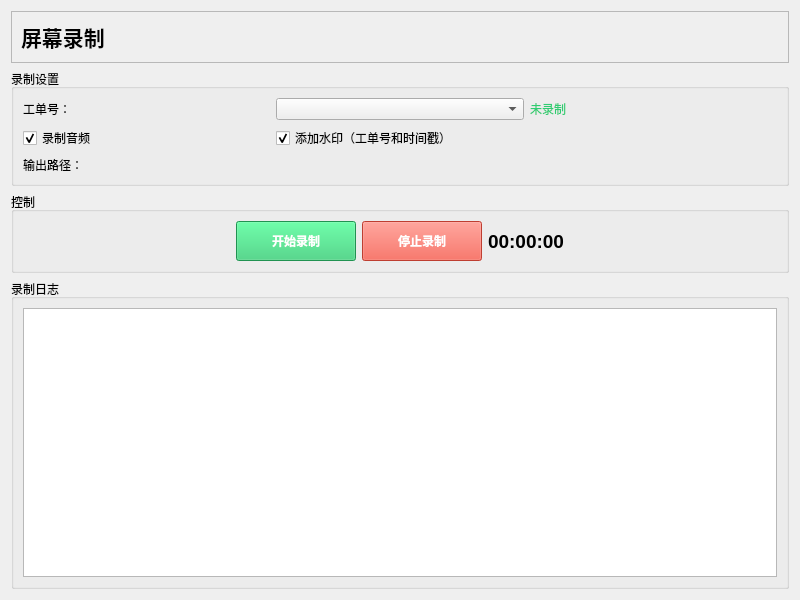
<?xml version="1.0" encoding="UTF-8"?>
<ui version="4.0">
 <class>ScreenRecordingWidget</class>
 <widget class="QWidget" name="ScreenRecordingWidget">
  <property name="geometry">
   <rect>
    <x>0</x>
    <y>0</y>
    <width>800</width>
    <height>600</height>
   </rect>
  </property>
  <property name="windowTitle">
   <string>屏幕录制</string>
  </property>
  <layout class="QVBoxLayout" name="verticalLayout">
   <item>
    <widget class="QFrame" name="headerFrame">
     <property name="frameShape">
      <enum>QFrame::StyledPanel</enum>
     </property>
     <property name="frameShadow">
      <enum>QFrame::Raised</enum>
     </property>
     <layout class="QHBoxLayout" name="horizontalLayout">
      <item>
       <widget class="QLabel" name="titleLabel">
        <property name="text">
         <string>屏幕录制</string>
        </property>
        <property name="font">
         <font>
          <pointsize>16</pointsize>
          <weight>75</weight>
          <bold>true</bold>
         </font>
        </property>
       </widget>
      </item>
      <item>
       <spacer name="horizontalSpacer">
        <property name="orientation">
         <enum>Qt::Horizontal</enum>
        </property>
        <property name="sizeHint" stdset="0">
         <size>
          <width>40</width>
          <height>20</height>
         </size>
        </property>
       </spacer>
      </item>
     </layout>
    </widget>
   </item>
   <item>
    <widget class="QGroupBox" name="recordingSettingsGroup">
     <property name="title">
      <string>录制设置</string>
     </property>
     <layout class="QGridLayout" name="gridLayout">
      <item row="0" column="0">
       <widget class="QLabel" name="workOrderLabel">
        <property name="text">
         <string>工单号：</string>
        </property>
       </widget>
      </item>
      <item row="0" column="1">
       <widget class="QComboBox" name="workOrderComboBox">
        <property name="minimumSize">
         <size>
          <width>200</width>
          <height>0</height>
         </size>
        </property>
       </widget>
      </item>
      <item row="0" column="2">
       <widget class="QLabel" name="recordingStatusLabel">
        <property name="text">
         <string>未录制</string>
        </property>
        <property name="styleSheet">
         <string notr="true">color: #2ecc71;</string>
        </property>
       </widget>
      </item>
      <item row="1" column="0">
       <widget class="QCheckBox" name="includeAudioCheckBox">
        <property name="text">
         <string>录制音频</string>
        </property>
        <property name="checked">
         <bool>true</bool>
        </property>
       </widget>
      </item>
      <item row="1" column="1">
       <widget class="QCheckBox" name="includeTimestampCheckBox">
        <property name="text">
         <string>添加水印（工单号和时间戳）</string>
        </property>
        <property name="checked">
         <bool>true</bool>
        </property>
       </widget>
      </item>
      <item row="2" column="0" colspan="3">
       <widget class="QLabel" name="outputPathLabel">
        <property name="text">
         <string>输出路径：</string>
        </property>
        <property name="textInteractionFlags">
         <set>Qt::LinksAccessibleByMouse|Qt::TextSelectableByMouse</set>
        </property>
       </widget>
      </item>
     </layout>
    </widget>
   </item>
   <item>
    <widget class="QGroupBox" name="controlGroup">
     <property name="title">
      <string>控制</string>
     </property>
     <layout class="QHBoxLayout" name="horizontalLayout_2">
      <item>
       <spacer name="horizontalSpacer_2">
        <property name="orientation">
         <enum>Qt::Horizontal</enum>
        </property>
        <property name="sizeHint" stdset="0">
         <size>
          <width>40</width>
          <height>20</height>
         </size>
        </property>
       </spacer>
      </item>
      <item>
       <widget class="QPushButton" name="startRecordButton">
        <property name="text">
         <string>开始录制</string>
        </property>
        <property name="minimumSize">
         <size>
          <width>120</width>
          <height>40</height>
         </size>
        </property>
        <property name="styleSheet">
         <string notr="true">background-color: #2ecc71; color: white; font-weight: bold;</string>
        </property>
       </widget>
      </item>
      <item>
       <widget class="QPushButton" name="stopRecordButton">
        <property name="text">
         <string>停止录制</string>
        </property>
        <property name="minimumSize">
         <size>
          <width>120</width>
          <height>40</height>
         </size>
        </property>
        <property name="styleSheet">
         <string notr="true">background-color: #e74c3c; color: white; font-weight: bold;</string>
        </property>
        <property name="enabled">
         <bool>false</bool>
        </property>
       </widget>
      </item>
      <item>
       <widget class="QLabel" name="recordingTimeLabel">
        <property name="text">
         <string>00:00:00</string>
        </property>
        <property name="font">
         <font>
          <pointsize>14</pointsize>
          <weight>75</weight>
          <bold>true</bold>
         </font>
        </property>
        <property name="alignment">
         <set>Qt::AlignCenter</set>
        </property>
       </widget>
      </item>
      <item>
       <spacer name="horizontalSpacer_3">
        <property name="orientation">
         <enum>Qt::Horizontal</enum>
        </property>
        <property name="sizeHint" stdset="0">
         <size>
          <width>40</width>
          <height>20</height>
         </size>
        </property>
       </spacer>
      </item>
     </layout>
    </widget>
   </item>
   <item>
    <widget class="QGroupBox" name="logGroup">
     <property name="title">
      <string>录制日志</string>
     </property>
     <layout class="QVBoxLayout" name="verticalLayout_2">
      <item>
       <widget class="QPlainTextEdit" name="logTextEdit">
        <property name="readOnly">
         <bool>true</bool>
        </property>
       </widget>
      </item>
     </layout>
    </widget>
   </item>
  </layout>
 </widget>
 <resources/>
 <connections/>
</ui>
